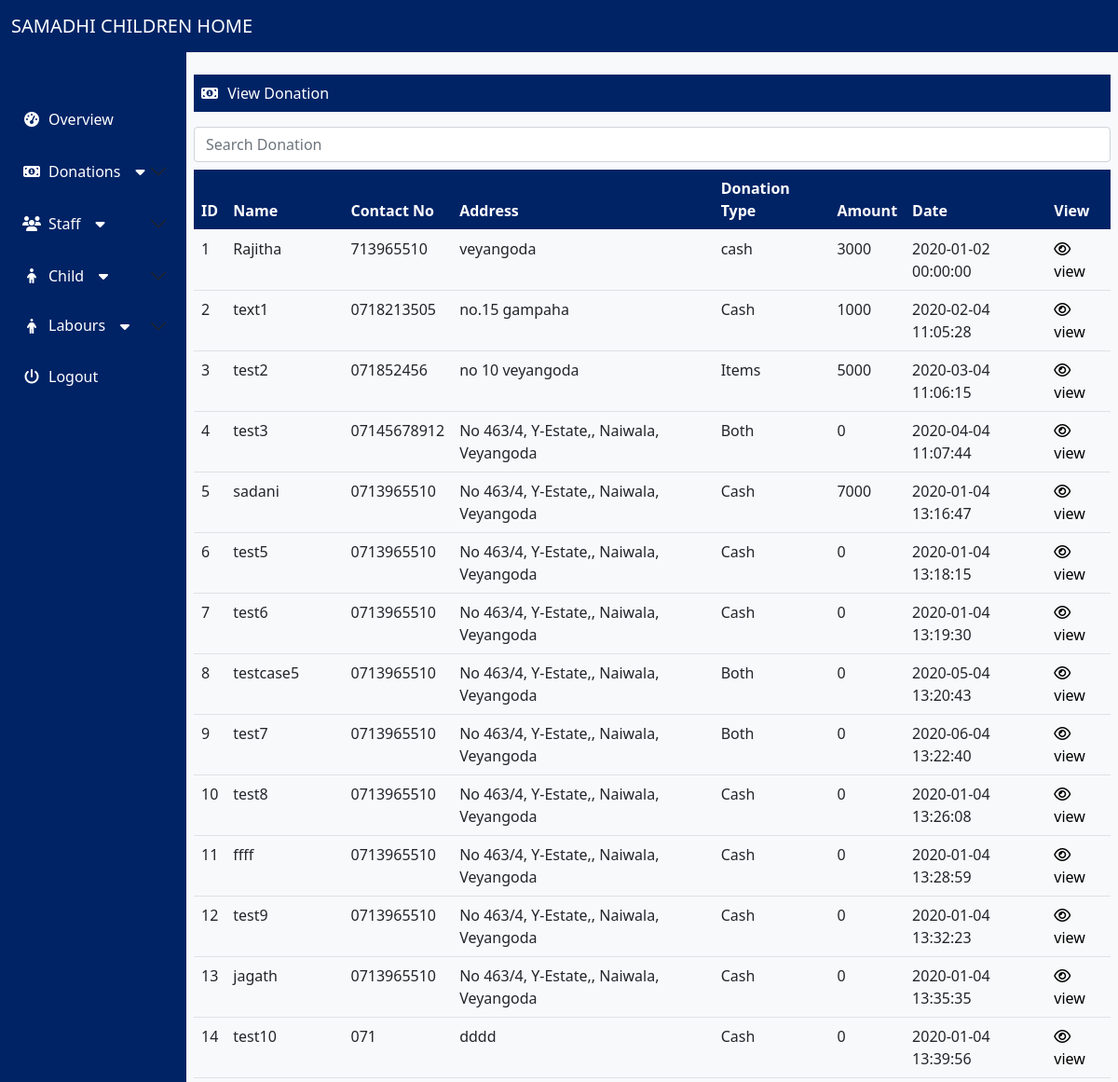
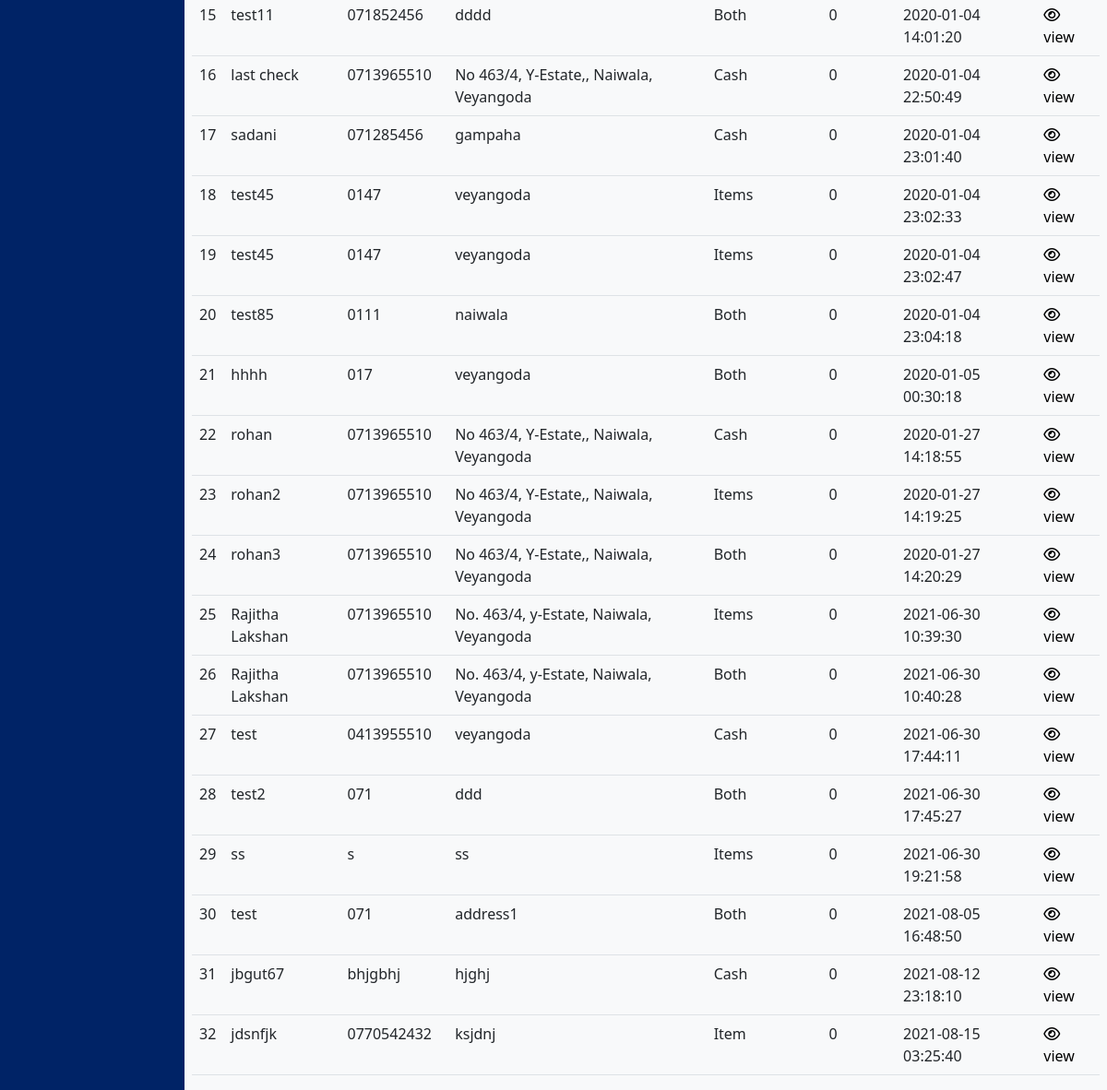
Page /main.php?view_donation on the committed database (2 pictures, top to bottom).
### tables this page shows
CREATE TABLE `donars` (
  `donar_id` int(11) NOT NULL,
  `donarName` varchar(50) NOT NULL,
  `contactNo` varchar(50) NOT NULL,
  `Address` varchar(50) NOT NULL,
  `donationType` varchar(50) NOT NULL,
  `amount` int(11) DEFAULT NULL,
  `date` datetime NOT NULL
);

### viewDonation.php (the view, shortened to what this page needs)
<?php
include("connection.php");
$sqlQuery = "SELECT * FROM donars ";
$resultSet = mysqli_query($Con, $sqlQuery) or die("database error:" . mysqli_error($Con));
?>
<div class="col-12 py-3"></div>
<div class="col-12 pt-5 px-2">
    <p class="navColor py-2 text-white"><i id="arrow" class="fa fa-fw fa-money text-light pe-4 ps-2"></i> View Donation</p>
    <div class="col-sm-12">
        <input type="text" class="form-control mb-2" id="search" placeholder="Search Donation" onkeyup="Search()">
    </div>
</div>
<div class="col-12 d-flex justify-content-center align-content-center ">
    <div class="col-12 px-2 ">
        <table id="data" class="table  table-hover">
            <thead class="navColor">
                <tr>
                    <th>ID</th>
                    <th>Name</th>
                    <th>Contact No</th>
                    <th>Address</th>
                    <th>Donation Type</th>
                    <th>Amount</th>
                    <th>Date</th>
                    <th>View</th>
                </tr>
            </thead>
            <tbody class="tb_data">
                <?php while ($developer = mysqli_fetch_assoc($resultSet)) { ?>
                    <tr id="<?php echo $developer['donar_id']; ?>">
                        <td><?php echo $developer['donar_id']; ?></td>
                        <td><?php echo $developer['donarName']; ?></td>
                        <td><?php echo $developer['contactNo']; ?></td>
                        <td><?php echo $developer['Address']; ?></td>
                        <td><?php echo $developer['donationType']; ?></td>
                        <td><?php echo $developer['amount']; ?></td>
                        <td><?php echo $developer['date']; ?></td>
                        <td>
                            <a href="main.php?view_donar=<?php echo $developer['donar_id']; ?>">
                                <i class="fa fa-eye"> </i> view
                            </a>
                        </td>
                    </tr>
                <?php } ?>
            </tbody>
        </table>
    </div>
</div>

### main.php (shortened to what this page needs)
<!DOCTYPE html>
<html lang="en">
<head>
    <link href="https://cdn.jsdelivr.net/npm/bootstrap@5.1.0/dist/css/bootstrap.min.css" rel="stylesheet">
</head>
<body>
    <?php include("connection.php");  ?>
    <?php include("Navigation_penel.php");  ?>
    <div class="col-lg-10 vh-100 bg-light d-lg-block" style="overflow-y: scroll;">
        <?php
        if (isset($_GET['view_donation'])) {
            include("viewDonation.php");
        }
        ?>
    </div>
</body>
</html>

### Navigation_penel.php (shortened to what this page needs)
<nav class="navbar navbar-expand-lg navbar-dark navColor fixed-top">
    <div class="container-fluid">
        <a class="navbar-brand text-white" href="#">SAMADHI CHILDREN HOME</a>
    </div>
</nav>
<div class="dashboard  d-flex flex-row ">
    <div class="col-lg-2 vh-100 navColor d-none d-lg-block" style="overflow-y: scroll;">
        <div class="accordion " id="accordionExample">
            <div class="text-white py-3 px-4" style="margin-top: 100px;" id="overview">
                <i class="fa fa-fw fa-dashboard"></i><span class="ps-2" ><a href="main.php?overview">Overview</a></span>
            </div>
            <div class="accordion-item navColor border-0" style="box-shadow: none !important;">
                <button class="ps-4  accordion-button collapsed navColor text-white" type="button" data-bs-toggle="collapse" data-bs-target="#collapseTwo" aria-expanded="false" aria-controls="collapseTwo">
                    <i class="fa fa-fw fa-money"></i><span class="ps-2"> Donations</span><i id="arrow" class="fas fa-caret-down text-white ps-3"></i>
                </button>
            </div>
            <div class="accordion-item navColor border-0" style="box-shadow: none !important;">
                <p class="accordion-header" id="headingThree">
                    <button class=" ps-4 accordion-button collapsed navColor text-white" type="button" data-bs-toggle="collapse" data-bs-target="#collapseThree" aria-expanded="false" aria-controls="collapseThree">
                        <i class="fa fa-fw fa-users"></i><span class="ps-2"> Staff</span><i id="arrow" class="fas fa-caret-down text-white ps-3"></i>
                    </button>
                </p>
            </div>
            <div class="accordion-item navColor border-0" style="box-shadow: none !important;">
                <p class="accordion-header" id="headingFour">
                    <button class="ps-4 accordion-button collapsed navColor text-white" type="button" data-bs-toggle="collapse" data-bs-target="#collapseFour" aria-expanded="false" aria-controls="collapseFour">
                        <i class="fa fa-fw fa-child"></i><span class="ps-2">Child<span><i id="arrow" class="fas fa-caret-down text-white ps-3"></i>
                    </button>
                </p>
            </div>
            <div class="accordion-item navColor border-0" style="box-shadow: none !important;">
                <h2 class="accordion-header" id="headingFive">
                    <button class="ps-4 accordion-button collapsed navColor text-white" type="button" data-bs-toggle="collapse" data-bs-target="#collapseFive" aria-expanded="false" aria-controls="collapseFive">
                        <i class="fa fa-fw fa-male"></i><span class="ps-2">Labours </span><i id="arrow" class="fas fa-caret-down text-white ps-3"></i>
                    </button>
                </h2>
            </div>
            <div class="text-white py-3 px-4">
                <i class="fa fa-fw fa-power-off"></i><span class="ps-2">Logout</span>
            </div>
        </div>
    </div>

### main.php (style rules this page uses)
.accordion-button:not(focus) { background-color: #002366; }
a { text-decoration: none; color: white; }
.tb_data a { color: black; }
.navColor { background-color: #002366; color: white; }

### rows in the picture
donars: donar_id "1", donarName "Rajitha", contactNo "713965510", Address "veyangoda", donationType "cash", amount "3000", date "2020-01-02 00:00:00"
donars: donar_id "2", donarName "text1", contactNo "0718213505", Address "no.15 gampaha", donationType "Cash", amount "1000", date "2020-02-04 11:05:28"
donars: donar_id "3", donarName "test2", contactNo "071852456", Address "no 10 veyangoda", donationType "Items", amount "5000", date "2020-03-04 11:06:15"
donars: donar_id "4", donarName "test3", contactNo "07145678912", Address "No 463/4, Y-Estate,, Naiwala, Veyangoda", donationType "Both", amount "0", date "2020-04-04 11:07:44"
donars: donar_id "5", donarName "sadani", contactNo "0713965510", Address "No 463/4, Y-Estate,, Naiwala, Veyangoda", donationType "Cash", amount "7000", date "2020-01-04 13:16:47"
donars: donar_id "6", donarName "test5", contactNo "0713965510", Address "No 463/4, Y-Estate,, Naiwala, Veyangoda", donationType "Cash", amount "0", date "2020-01-04 13:18:15"
donars: donar_id "7", donarName "test6", contactNo "0713965510", Address "No 463/4, Y-Estate,, Naiwala, Veyangoda", donationType "Cash", amount "0", date "2020-01-04 13:19:30"
donars: donar_id "8", donarName "testcase5", contactNo "0713965510", Address "No 463/4, Y-Estate,, Naiwala, Veyangoda", donationType "Both", amount "0", date "2020-05-04 13:20:43"
donars: donar_id "9", donarName "test7", contactNo "0713965510", Address "No 463/4, Y-Estate,, Naiwala, Veyangoda", donationType "Both", amount "0", date "2020-06-04 13:22:40"
donars: donar_id "10", donarName "test8", contactNo "0713965510", Address "No 463/4, Y-Estate,, Naiwala, Veyangoda", donationType "Cash", amount "0", date "2020-01-04 13:26:08"
donars: donar_id "11", donarName "ffff", contactNo "0713965510", Address "No 463/4, Y-Estate,, Naiwala, Veyangoda", donationType "Cash", amount "0", date "2020-01-04 13:28:59"
donars: donar_id "12", donarName "test9", contactNo "0713965510", Address "No 463/4, Y-Estate,, Naiwala, Veyangoda", donationType "Cash", amount "0", date "2020-01-04 13:32:23"
donars: donar_id "13", donarName "jagath", contactNo "0713965510", Address "No 463/4, Y-Estate,, Naiwala, Veyangoda", donationType "Cash", amount "0", date "2020-01-04 13:35:35"
donars: donar_id "14", donarName "test10", contactNo "071", Address "dddd", donationType "Cash", amount "0", date "2020-01-04 13:39:56"
donars: donar_id "15", donarName "test11", contactNo "071852456", Address "dddd", donationType "Both", amount "0", date "2020-01-04 14:01:20"
donars: donar_id "16", donarName "last check", contactNo "0713965510", Address "No 463/4, Y-Estate,, Naiwala, Veyangoda", donationType "Cash", amount "0", date "2020-01-04 22:50:49"
donars: donar_id "17", donarName "sadani", contactNo "071285456", Address "gampaha", donationType "Cash", amount "0", date "2020-01-04 23:01:40"
donars: donar_id "18", donarName "test45", contactNo "0147", Address "veyangoda", donationType "Items", amount "0", date "2020-01-04 23:02:33"
donars: donar_id "19", donarName "test45", contactNo "0147", Address "veyangoda", donationType "Items", amount "0", date "2020-01-04 23:02:47"
donars: donar_id "20", donarName "test85", contactNo "0111", Address "naiwala", donationType "Both", amount "0", date "2020-01-04 23:04:18"
donars: donar_id "21", donarName "hhhh", contactNo "017", Address "veyangoda", donationType "Both", amount "0", date "2020-01-05 00:30:18"
donars: donar_id "22", donarName "rohan", contactNo "0713965510", Address "No 463/4, Y-Estate,, Naiwala, Veyangoda", donationType "Cash", amount "0", date "2020-01-27 14:18:55"
donars: donar_id "23", donarName "rohan2", contactNo "0713965510", Address "No 463/4, Y-Estate,, Naiwala, Veyangoda", donationType "Items", amount "0", date "2020-01-27 14:19:25"
donars: donar_id "24", donarName "rohan3", contactNo "0713965510", Address "No 463/4, Y-Estate,, Naiwala, Veyangoda", donationType "Both", amount "0", date "2020-01-27 14:20:29"
donars: donar_id "25", donarName "Rajitha Lakshan", contactNo "0713965510", Address "No. 463/4, y-Estate, Naiwala, Veyangoda", donationType "Items", amount "0", date "2021-06-30 10:39:30"
donars: donar_id "26", donarName "Rajitha Lakshan", contactNo "0713965510", Address "No. 463/4, y-Estate, Naiwala, Veyangoda", donationType "Both", amount "0", date "2021-06-30 10:40:28"
donars: donar_id "27", donarName "test", contactNo "0413955510", Address "veyangoda", donationType "Cash", amount "0", date "2021-06-30 17:44:11"
donars: donar_id "28", donarName "test2", contactNo "071", Address "ddd", donationType "Both", amount "0", date "2021-06-30 17:45:27"
donars: donar_id "29", donarName "ss", contactNo "s", Address "ss", donationType "Items", amount "0", date "2021-06-30 19:21:58"
donars: donar_id "30", donarName "test", contactNo "071", Address "address1", donationType "Both", amount "0", date "2021-08-05 16:48:50"
donars: donar_id "31", donarName "jbgut67", contactNo "bhjgbhj", Address "hjghj", donationType "Cash", amount "0", date "2021-08-12 23:18:10"
donars: donar_id "32", donarName "jdsnfjk", contactNo "0770542432", Address "ksjdnj", donationType "Item", amount "0", date "2021-08-15 03:25:40"
